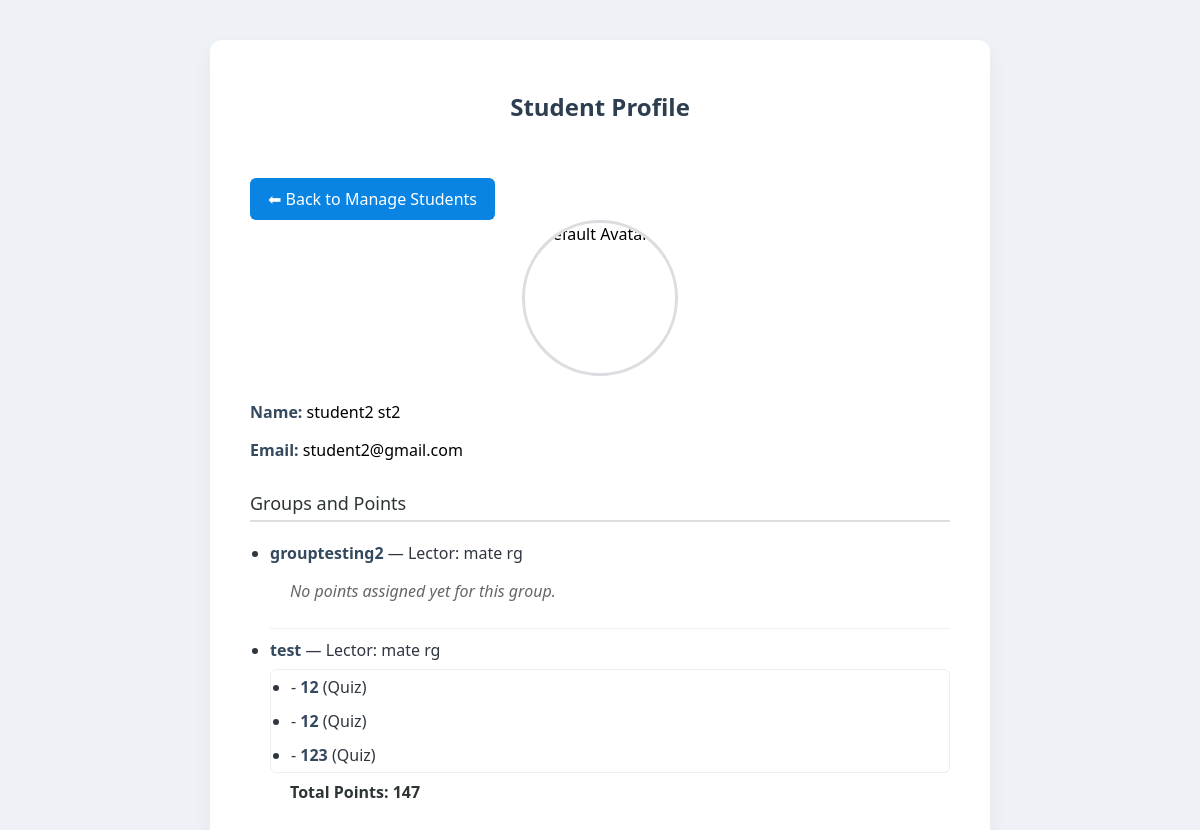
Page /students/5/ on the committed database.
### core/models.py (models this page shows, shortened)
class Student(models.Model):
    name = models.CharField(max_length=100)
    surname = models.CharField(max_length=100)
    email = models.EmailField(unique=True)
    student_id = models.CharField(max_length=100, unique=True)  # Unique ID for Student
    password=models.CharField(max_length=100,null=True, blank=True)
    profile_image = models.ImageField(upload_to='profile_pics/', null=True, blank=True)

class Group(models.Model):
    name = models.CharField(max_length=100)
    lector = models.ForeignKey(Lector, on_delete=models.CASCADE, related_name='groups')
    students = models.ManyToManyField(Student, blank=True, related_name='groups')

class Lector(models.Model):
    name = models.CharField(max_length=100)
    surname = models.CharField(max_length=100)
    email = models.EmailField(unique=True)
    lector_id = models.CharField(max_length=100, unique=True)  # Unique ID for Lector
    password=models.CharField(max_length=150,null=True, blank=True)
    students = models.ManyToManyField('Student', related_name='lectors', blank=True)
    profile_image = models.ImageField(upload_to='profile_pics/', null=True, blank=True)

class Point(models.Model):
    student = models.ForeignKey('Student', on_delete=models.CASCADE)
    group = models.ForeignKey('Group', on_delete=models.CASCADE)
    lector = models.ForeignKey('Lector', on_delete=models.CASCADE)
    value = models.IntegerField()
    created_at = models.DateTimeField(auto_now_add=True)
    point_type = models.CharField(
        max_length=20,
        choices=POINT_TYPE_CHOICES,
        null=True,
        blank=True,
    )

### core/views.py (the view)
# urls.py: path('students/<int:student_id>/', views.student_detail, name='student_detail'),
def student_detail(request, student_id):
    student = Student.objects.get(id=student_id)
    groups = student.groups.all()  # or however you access groups
    groups_with_lectors_and_points = []
    for group in groups:
        lector = group.lector  # adjust if field name is different
        points_for_group = Point.objects.filter(student=student, group=group)
        total_points = points_for_group.aggregate(total=Sum('value'))['total'] or 0  # add this
        groups_with_lectors_and_points.append({
            'group': group,
            'lector': lector,
            'points': points_for_group,
            'total_points': total_points,  # include total in context
        })
    context = {
        'student': student,
        'groups_with_lectors_and_points': groups_with_lectors_and_points,
    }
    return render(request, 'student_detail.html', context)

### templates/student_detail.html (shortened to what this page needs)
{% load static %}
<!DOCTYPE html>
<html>
<head>
</head>
<body>
    <div class="container">
        <h2>Student Profile</h2>
        <a href="{% url 'manage_students' %}">⬅ Back to Manage Students</a>
        <div class="profile-image">
            {% if student.profile_image and student.profile_image.url %}
                <img src="{{ student.profile_image.url }}" alt="Profile Image">
            {% else %}
                <img src="{% static 'images/default-profile.png' %}" alt="Default Avatar">
            {% endif %}
        </div>
        <div class="info-section">
            <p><strong>Name:</strong> {{ student.name }} {{ student.surname }}</p>
            <p><strong>Email:</strong> {{ student.email }}</p>
        </div>
        <div class="info-section">
            <div class="section-title">Groups and Points</div>
            <ul>
                {% for item in groups_with_lectors_and_points %}
                    <li>
                        <strong>{{ item.group.name }}</strong> — Lector: {{ item.lector.name }} {{ item.lector.surname }}
                        {% if item.points %}
                            <ul class="nested-points">
                                {% for point in item.points %}
                                    <li>
                                        {{ point.subject }} - <strong>{{ point.value }}</strong> ({{ point.get_point_type_display }})
                                    </li>
                                {% endfor %}
                            </ul>
                            <p class="total-points">Total Points: {{ item.total_points }}</p>
                        {% else %}
                            <p class="no-points">No points assigned yet for this group.</p>
                        {% endif %}
                    </li>
                {% empty %}
                    <li>No groups found.</li>
                {% endfor %}
            </ul>
        </div>
    </div>
</body>
</html>

### templates/student_detail.html (style rules this page uses)
body { font-family: 'Segoe UI', Tahoma, Geneva, Verdana, sans-serif; background-color: #eef2f7; margin: 0; padding: 40px; }
.container { max-width: 700px; margin: auto; background: #ffffff; padding: 30px 40px; border-radius: 12px; box-shadow: 0 8px 20px rgba(0, 0, 0, 0.05); }
h2 { text-align: center; color: #2c3e50; margin-bottom: 25px; }
.profile-image { display: flex; justify-content: center; margin-bottom: 25px; }
.profile-image img { width: 150px; height: 150px; border-radius: 50%; object-fit: cover; border: 3px solid #dcdde1; }
.info-section { margin-bottom: 30px; }
.info-section strong { color: #34495e; }
.section-title { font-size: 18px; margin-bottom: 10px; color: #2d3436; border-bottom: 2px solid #dcdde1; padding-bottom: 5px; }
ul { padding-left: 20px; margin-top: 10px; }
ul li { padding: 10px 0; border-bottom: 1px solid #f0f0f0; color: #2f3640; }
ul li:last-child { border-bottom: none; }
a { display: inline-block; margin-top: 30px; text-decoration: none; background-color: #0984e3; color: white; padding: 10px 18px; border-radius: 6px; transition: background-color 0.3s; }
.nested-points { margin-top: 8px; padding-left: 20px; list-style-type: disc; color: #555; max-height: 150px; overflow-y: auto; border: 1px solid #eee; border-radius: 6px; }
.nested-points li { padding: 6px 0; border-bottom: none; }
.no-points { margin-left: 20px; font-style: italic; color: #666; }
.total-points { margin-left: 20px; margin-top: 8px; font-weight: 700; color: #2d3436; }

### rows in the picture
Student: name "student2", surname "st2", email "student2@gmail.com"
Group: group.name "grouptesting2", lector.name "mate", lector.surname "rg", shows "No points assigned yet for this group."
Group: group.name "test", lector.name "mate", lector.surname "rg", total_points "147"
Point: value "12", point_type "Quiz"
Point: value "12", point_type "Quiz"
Point: value "123", point_type "Quiz"
